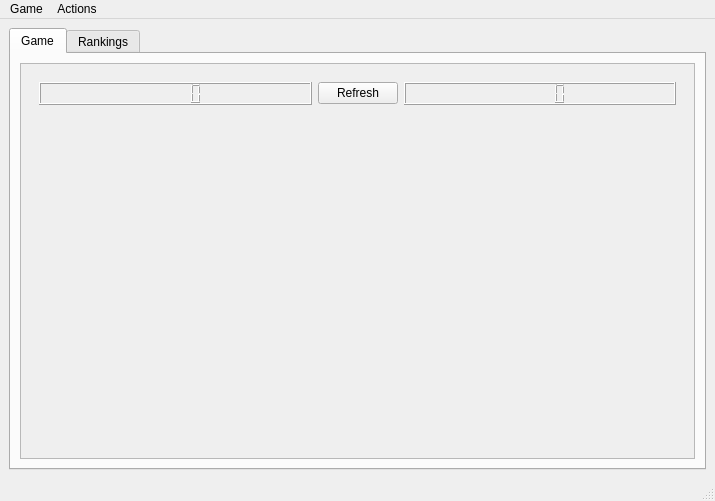
<?xml version="1.0" encoding="UTF-8"?>
<ui version="4.0">
 <class>MinesweeperClone</class>
 <widget class="QMainWindow" name="MinesweeperClone">
  <property name="geometry">
   <rect>
    <x>0</x>
    <y>0</y>
    <width>715</width>
    <height>501</height>
   </rect>
  </property>
  <property name="windowTitle">
   <string>MinesSweeper Clone</string>
  </property>
  <widget class="QWidget" name="centralwidget">
   <layout class="QVBoxLayout" name="verticalLayout">
    <item>
     <widget class="QTabWidget" name="tabWidgetMinesweeperClone">
      <property name="currentIndex">
       <number>0</number>
      </property>
      <widget class="QWidget" name="tabGame">
       <attribute name="title">
        <string>Game</string>
       </attribute>
       <layout class="QVBoxLayout" name="verticalLayout_2">
        <item>
         <widget class="QScrollArea" name="scrollAreaGame">
          <property name="widgetResizable">
           <bool>true</bool>
          </property>
          <widget class="QWidget" name="gameArea">
           <property name="geometry">
            <rect>
             <x>0</x>
             <y>0</y>
             <width>673</width>
             <height>392</height>
            </rect>
           </property>
           <layout class="QVBoxLayout" name="verticalLayout_3">
            <item>
             <widget class="QWidget" name="timersRefreshWidget" native="true">
              <layout class="QHBoxLayout" name="horizontalLayout">
               <item>
                <widget class="QLCDNumber" name="lcdMines">
                 <property name="sizePolicy">
                  <sizepolicy hsizetype="MinimumExpanding" vsizetype="Minimum">
                   <horstretch>0</horstretch>
                   <verstretch>0</verstretch>
                  </sizepolicy>
                 </property>
                </widget>
               </item>
               <item>
                <widget class="QPushButton" name="refreshButton">
                 <property name="text">
                  <string>Refresh</string>
                 </property>
                </widget>
               </item>
               <item>
                <widget class="QLCDNumber" name="lcdTime">
                 <property name="sizePolicy">
                  <sizepolicy hsizetype="MinimumExpanding" vsizetype="Minimum">
                   <horstretch>0</horstretch>
                   <verstretch>0</verstretch>
                  </sizepolicy>
                 </property>
                </widget>
               </item>
              </layout>
             </widget>
            </item>
            <item>
             <widget class="QWidget" name="gridButtons" native="true">
              <property name="sizePolicy">
               <sizepolicy hsizetype="MinimumExpanding" vsizetype="MinimumExpanding">
                <horstretch>0</horstretch>
                <verstretch>0</verstretch>
               </sizepolicy>
              </property>
              <layout class="QGridLayout" name="gridLayout"/>
             </widget>
            </item>
           </layout>
          </widget>
         </widget>
        </item>
       </layout>
      </widget>
      <widget class="QWidget" name="tabRankings">
       <attribute name="title">
        <string>Rankings</string>
       </attribute>
       <layout class="QVBoxLayout" name="verticalLayout_4">
        <item>
         <widget class="QScrollArea" name="scrollAreaRankings">
          <property name="widgetResizable">
           <bool>true</bool>
          </property>
          <widget class="QWidget" name="rankingsArea">
           <property name="geometry">
            <rect>
             <x>0</x>
             <y>0</y>
             <width>673</width>
             <height>392</height>
            </rect>
           </property>
           <layout class="QVBoxLayout" name="verticalLayout_5">
            <item>
             <widget class="QTabWidget" name="tabWidgetRankings">
              <property name="currentIndex">
               <number>0</number>
              </property>
              <widget class="QWidget" name="tabBeginner">
               <attribute name="title">
                <string>Beginner</string>
               </attribute>
               <layout class="QVBoxLayout" name="verticalLayout_6">
                <item>
                 <widget class="QScrollArea" name="scrollAreaBeginnerRanking">
                  <property name="widgetResizable">
                   <bool>true</bool>
                  </property>
                  <widget class="QWidget" name="beginnerRankingArea">
                   <property name="geometry">
                    <rect>
                     <x>0</x>
                     <y>0</y>
                     <width>631</width>
                     <height>325</height>
                    </rect>
                   </property>
                   <layout class="QVBoxLayout" name="verticalLayout_9"/>
                  </widget>
                 </widget>
                </item>
               </layout>
              </widget>
              <widget class="QWidget" name="tabIntermediate">
               <attribute name="title">
                <string>Intermediate</string>
               </attribute>
               <layout class="QVBoxLayout" name="verticalLayout_7">
                <item>
                 <widget class="QScrollArea" name="scrollAreaIntermediateRanking">
                  <property name="widgetResizable">
                   <bool>true</bool>
                  </property>
                  <widget class="QWidget" name="intermediateRankingArea">
                   <property name="geometry">
                    <rect>
                     <x>0</x>
                     <y>0</y>
                     <width>631</width>
                     <height>325</height>
                    </rect>
                   </property>
                   <layout class="QVBoxLayout" name="verticalLayout_10"/>
                  </widget>
                 </widget>
                </item>
               </layout>
              </widget>
              <widget class="QWidget" name="tabExpert">
               <attribute name="title">
                <string>Expert</string>
               </attribute>
               <layout class="QVBoxLayout" name="verticalLayout_8">
                <item>
                 <widget class="QScrollArea" name="scrollAreaExpertRanking">
                  <property name="widgetResizable">
                   <bool>true</bool>
                  </property>
                  <widget class="QWidget" name="expertRankingArea">
                   <property name="geometry">
                    <rect>
                     <x>0</x>
                     <y>0</y>
                     <width>631</width>
                     <height>325</height>
                    </rect>
                   </property>
                   <layout class="QVBoxLayout" name="verticalLayout_11"/>
                  </widget>
                 </widget>
                </item>
               </layout>
              </widget>
             </widget>
            </item>
           </layout>
          </widget>
         </widget>
        </item>
       </layout>
      </widget>
     </widget>
    </item>
   </layout>
  </widget>
  <widget class="QMenuBar" name="menubar">
   <property name="geometry">
    <rect>
     <x>0</x>
     <y>0</y>
     <width>715</width>
     <height>20</height>
    </rect>
   </property>
   <widget class="QMenu" name="menuGame">
    <property name="title">
     <string>Game</string>
    </property>
    <addaction name="actionNew"/>
   </widget>
   <widget class="QMenu" name="menuActions">
    <property name="title">
     <string>Actions</string>
    </property>
    <addaction name="actionSaveAs"/>
    <addaction name="actionLoad"/>
    <addaction name="actionDelete"/>
   </widget>
   <addaction name="menuGame"/>
   <addaction name="menuActions"/>
  </widget>
  <widget class="QStatusBar" name="statusbar"/>
  <action name="actionNew">
   <property name="text">
    <string>New...</string>
   </property>
  </action>
  <action name="actionSaveAs">
   <property name="text">
    <string>Save as...</string>
   </property>
  </action>
  <action name="actionLoad">
   <property name="text">
    <string>Load...</string>
   </property>
  </action>
  <action name="actionDelete">
   <property name="text">
    <string>Delete...</string>
   </property>
  </action>
 </widget>
 <resources/>
 <connections/>
</ui>
